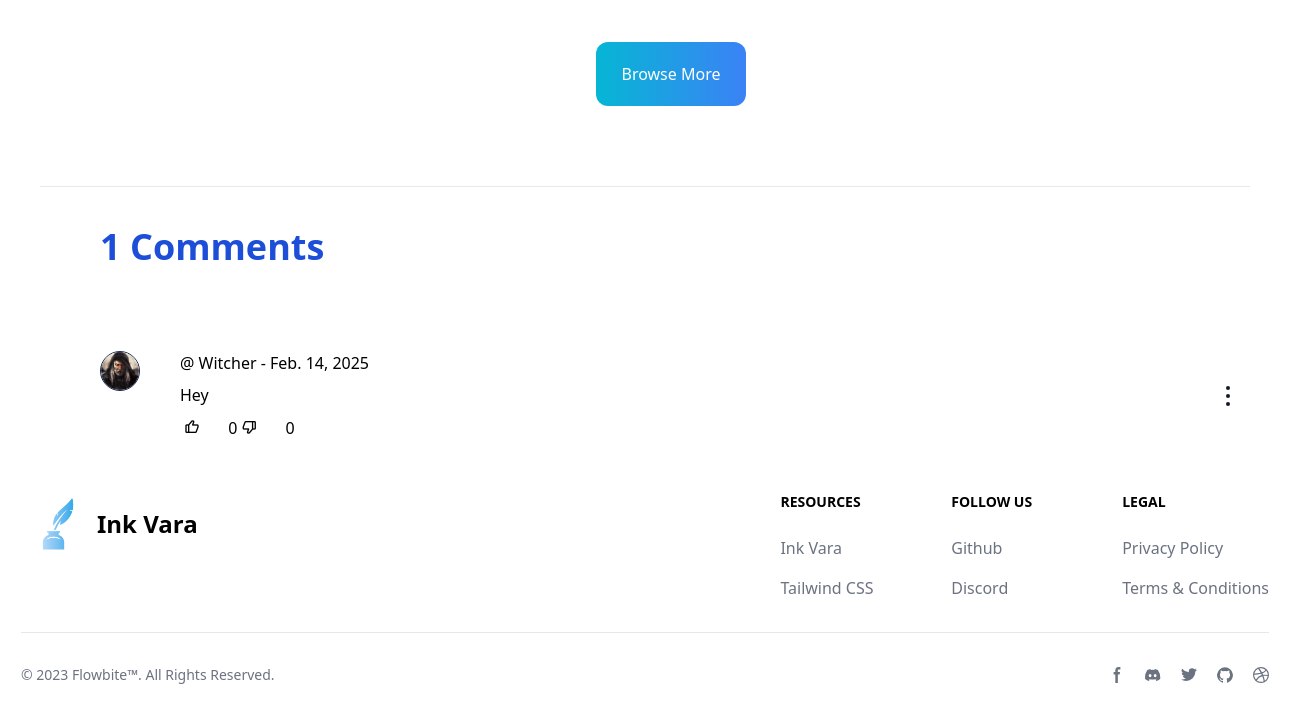
Page /blogarea/article/3/ (lower part) on the earlier database version.
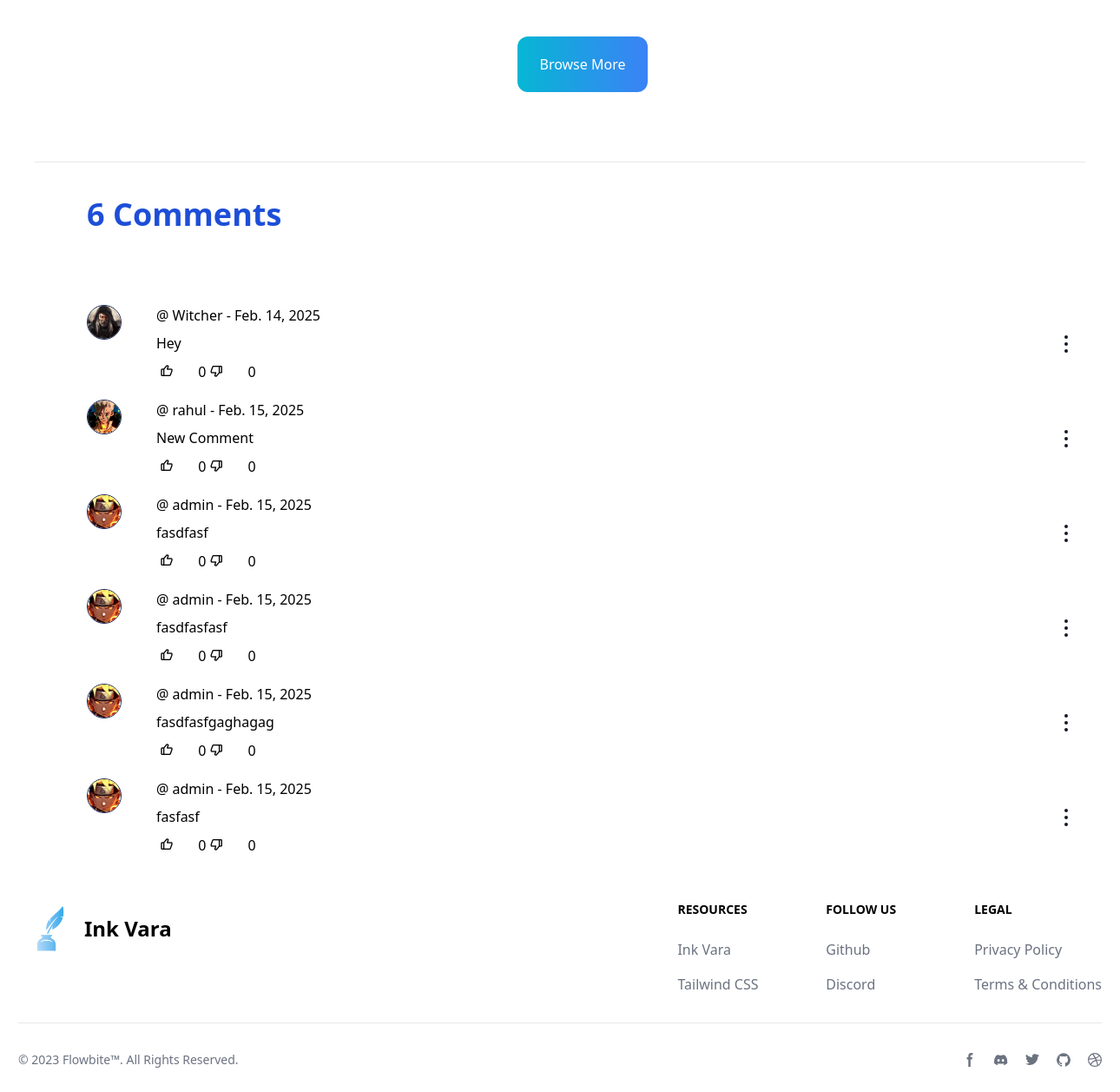
Same page on the later database version.
### blogarea/models.py (models this page shows, shortened)
class Comment(models.Model):
    post = models.ForeignKey(Post,null=True,on_delete=models.CASCADE,related_name='comments')
    user = models.ForeignKey(User,null=True,on_delete=models.CASCADE)
    body = models.TextField()
    comment_date = models.DateField(auto_now_add=True)
    likes = models.ManyToManyField(User,related_name='liked_comment',blank=True,default=0)
    dislikes = models.ManyToManyField(User,related_name='disliked_comment',blank=True)

class Profile(models.Model):
    user = models.OneToOneField(User,null=True,on_delete=models.CASCADE)
    bio = models.TextField()
    blogcaption = models.CharField(max_length=150,null=True,blank=True,default="Former Adventurer turned full-time Dad moonlighting as an author")
    profileImage = models.ImageField(upload_to='profile_pics',null=True,blank=True)
    profileBackground = models.ImageField(upload_to='profile_background',null=True,blank=True)
    twitter_link = models.URLField(max_length=200,null=True,blank=True,default="https://x.com/")
    instagram_link = models.URLField(max_length=200,null=True,blank=True,default="https://instagram.com/")
    youtube_link = models.URLField(max_length=200,null=True,blank=True,default="https://youtube.com/")
    contact = PhoneNumberField(blank=True, null=True)
    location = models.CharField(max_length=150,null=True,blank=True,default="Earth")
    occupation = models.CharField(max_length=50,null=True,blank=True,default="Occupation")
    industry = models.CharField(max_length=50,null=True,blank=True,default="Industry")
    position = models.CharField(max_length=50,null=True,blank=True,default="position")
    skills = models.TextField(null=True,blank=True,help_text="Enter your skills separated by commas")
    education = models.TextField(null=True,blank=True)

### blogarea/views.py (the view, shortened to what this page needs)
# urls.py: path('article/<int:pk>/', ArticleDetailView.as_view(), name="ArticleDetailView"),
class ArticleDetailView(DetailView,FormMixin):
    model = Post
    template_name = 'article_Detail.html'
    form_class = CommentForm
    def get_context_data(self, *args, **kwargs):
        context = super(ArticleDetailView, self).get_context_data(*args, **kwargs)
        posts = Post.objects.annotate(like_count=Count('like')).order_by('-like_count')
        current_post = get_object_or_404(Post,id=self.kwargs['pk'])
        related_posts = posts.filter(category=current_post.category).exclude(id=current_post.id)
        total_words = current_post.word_count()
        total_likes = current_post.total_likes()
        has_liked = self.request.user in current_post.like.all() if self.request.user.is_authenticated else False
        comments = Comment.objects.filter(post_id = current_post.id)
        comments_number = comments.count()
        context['current_post'] = current_post
        context['comments_number'] = comments_number
        context['comments'] =  list(comments.filter(user=self.request.user)) + list(comments.exclude(user=self.request.user).order_by('-comment_date')) if self.request.user.is_authenticated else list(comments)
        context['form'] = self.get_form()
        context['has_liked'] = has_liked
        context['related_posts'] = related_posts[:4]
        context['posts'] = posts
        context['total_likes'] = total_likes
        context['total_words'] = total_words
        return context

### blogarea/models.py (called while the page is built)
    def total_likes(self):
        return self.like.count()

    def word_count(self):
        text_content = strip_tags(self.body)
        return len(text_content.split())

### blogarea/templates/article_Detail.html (shortened to what the changed rows need)
{% load static tailwind_tags %}
<!DOCTYPE html>
<html lang="en">
  <head>
    <link
      href="https://unpkg.com/boxicons@2.1.4/css/boxicons.min.css"
      rel="stylesheet"
    />
    {% tailwind_css %} {% load static %}
  </head>
  <body class="min-h-screen flex flex-col overflow-x-hidden">
    {% include 'nav.html' %}
    <div class="flex-grow flex flex-col">
      <hr class="mx-10 my-10" />
      <h1 class="text-4xl text-blue-700 pl-10 font-semibold mb-5 ml:pl-[100px]">
        {{comments_number}}&nbsp;Comments
      </h1>
      <div class="pl-10 ml:pl-[100px] relative">
        <br />
        <div class="mt-10" id="comments">
          {% for comment in comments %} {% if comment.post == current_post %}
          <div class="grid grid-cols-[80px_auto_80px] mb-5">
            <div class="w-full">
              <a href="{% url 'show_profile_page' comment.user.profile.id %}">
                <img
                  class="size-10 rounded-full border-[1px] border-solid border-blue-950"
                  src="{% if comment.user.profile.profileImage %}{{ comment.user.profile.profileImage.url }}{% else %}/media/thumbnail/thumbnail.jpg{% endif %}"
                  alt=""
                />
              </a>
            </div>
            <div class="flex flex-col gap-2">
              <div>
                @
                <a href="{% url 'show_profile_page' comment.user.id %}"
                  >{{ comment.user }}</a
                >
                - {{ comment.comment_date }}
              </div>
              {{ comment.body }}
              <div class="flex">
                <form
                  method="POST"
                  class="comment-like-form"
                  data-comment-id="{{ comment.id }}"
                  data-url="{% url 'comment_like' comment.id %}"
                >
                  <button type="submit">
                    <i
                      class="bx bx-like mr-5 comment-like-button {% if user in comment.likes.all %} text-white bg-blue-600 {% else %} text-black bg-white {% endif %} p-1 rounded-md"
                      data-comment-id="{{ comment.id }}"
                    >
                    </i>
                    <span
                      class="comment-like-number"
                      data-comment-id="{{ comment.id }}"
                    >
                      {{ comment.likes.count }}
                    </span>
                  </button>
                </form>
                <form
                  method="POST"
                  class="comment-dislike-form"
                  data-comment-id="{{ comment.id }}"
                  data-url="{% url 'comment_dislike' comment.id %}"
                >
                  <button type="submit">
                    <i
                      class="bx bx-dislike mr-5 comment-dislike-button {% if user in comment.dislikes.all %} text-white bg-red-600 {% else %} text-black bg-white {% endif %} p-1 rounded-md"
                      data-comment-id="{{ comment.id }}"
                    >
                    </i>
                    <span
                      class="comment-dislike-number"
                      data-comment-id="{{ comment.id }}"
                    >
                      {{ comment.dislikes.count }}
                    </span>
                  </button>
                </form>
              </div>
            </div>
            <div class="items-center flex">
              <button
                id="dropdownMenuIconButton"
                data-dropdown-toggle="dropdownDots"
                class="inline-flex items-center p-2 text-sm font-medium text-center text-gray-900 bg-white"
                type="button"
              >
                <svg
                  class="w-5 h-5"
                  aria-hidden="true"
                  xmlns="http://www.w3.org/2000/svg"
                  fill="currentColor"
                  viewBox="0 0 4 15"
                >
                  <path
                    d="M3.5 1.5a1.5 1.5 0 1 1-3 0 1.5 1.5 0 0 1 3 0Zm0 6.041a1.5 1.5 0 1 1-3 0 1.5 1.5 0 0 1 3 0Zm0 5.959a1.5 1.5 0 1 1-3 0 1.5 1.5 0 0 1 3 0Z"
                  />
                </svg>
              </button>
            </div>
          </div>
          {% endif %} {% endfor %}
        </div>
      </div>
    </div>
    {% include 'footerCode.html' %} {% include 'comment.html'%}
  </body>
</html>

Differences in the rows shown:
added Comment: user.profileImage (picture), user "rahul", comment_date "Feb. 15, 2025", body "New Comment", likes.count "0", dislikes.count "0"
added Comment: user.profileImage (picture), user "admin", comment_date "Feb. 15, 2025", body "fasdfasf", likes.count "0", dislikes.count "0"
added Comment: user.profileImage (picture), user "admin", comment_date "Feb. 15, 2025", body "fasdfasfasf", likes.count "0", dislikes.count "0"
added Comment: user.profileImage (picture), user "admin", comment_date "Feb. 15, 2025", body "fasdfasfgaghagag", likes.count "0", dislikes.count "0"
added Comment: user.profileImage (picture), user "admin", comment_date "Feb. 15, 2025", body "fasfasf", likes.count "0", dislikes.count "0"
Other differences:
{{ comments_number }}: "1" → "6"
